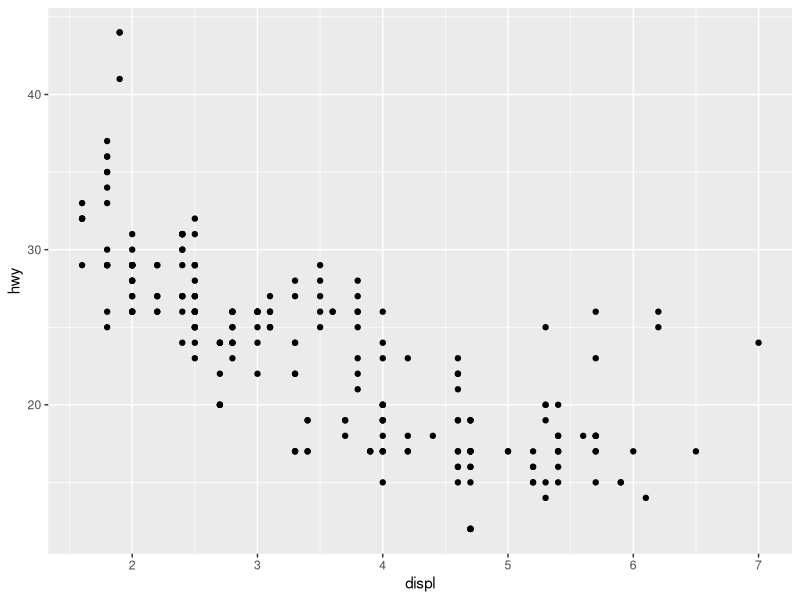
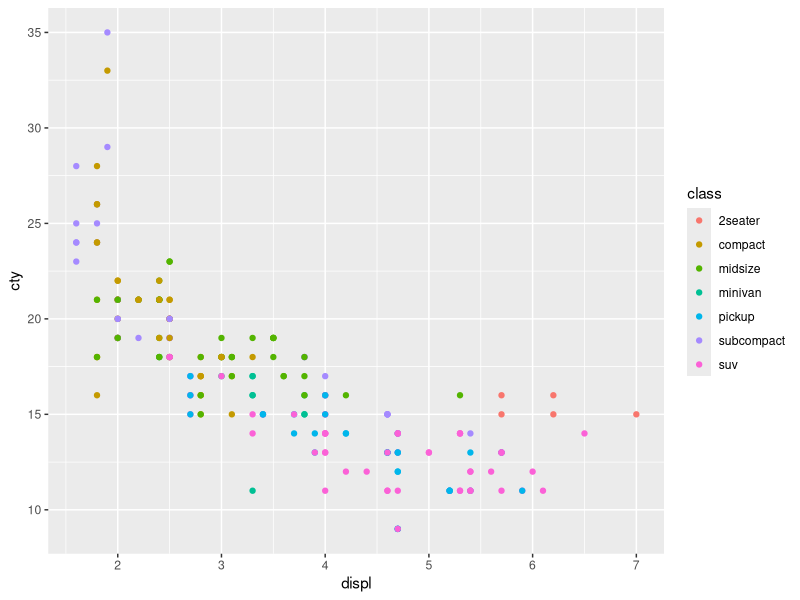
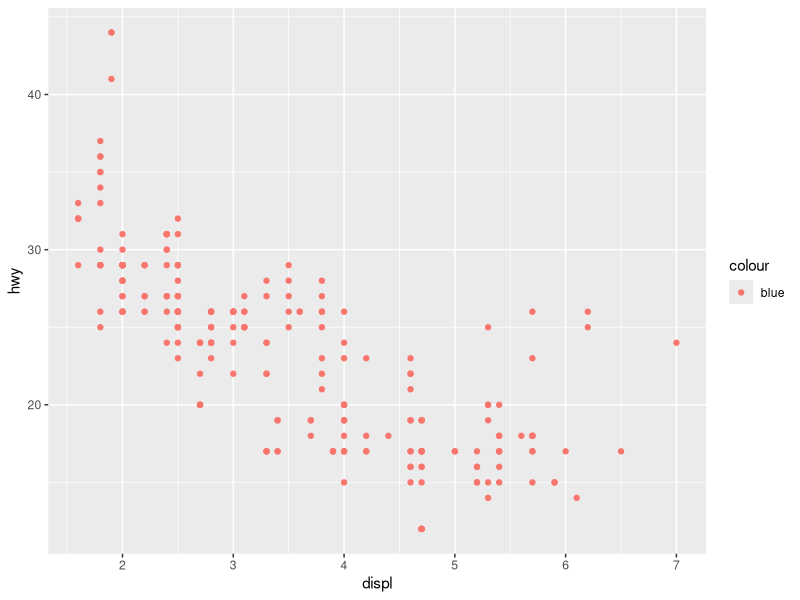
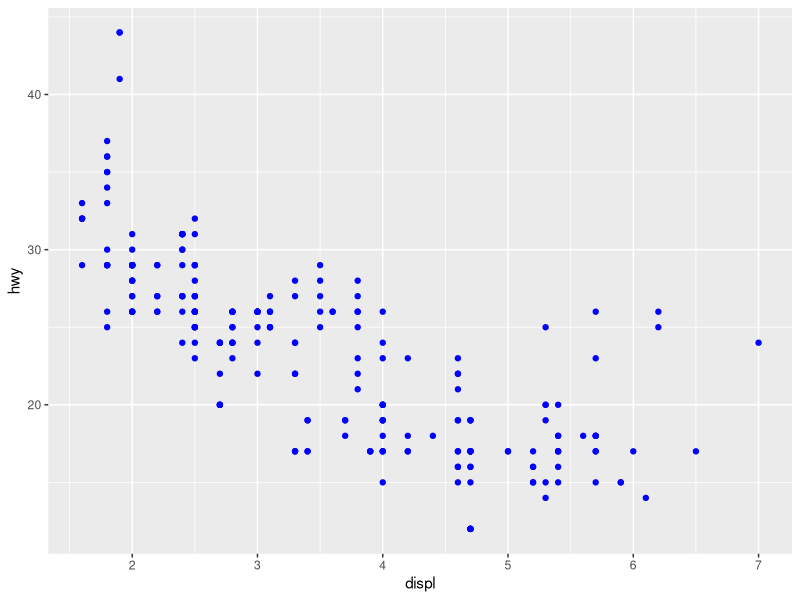

Generate these figures, in order, with R:
require(data.table)
require(ggplot2)
require(dplyr)

mpg

# 1.) List fine functions that you could use to get more information about the mpg dataset.

head(mpg)
summary(mpg)
View(mpg)
str(mpg)
glimpse(mpg)
class(mpg)

# 2.) How can you find out what other datasets are included with ggplot2?
pkg.data <- data(package = "ggplot2")
pkgs <- as.data.table(pkg.data$results)[,3:4]

pkgs

# 2.3
ggplot(mpg, aes(x = displ, y = hwy)) +
	geom_point()

# 2.4

ggplot(mpg, aes(displ, cty, colour = class)) +
	geom_point()

ggplot(mpg, aes(displ, hwy)) + geom_point(aes(colour = "blue"))
ggplot(mpg, aes(displ, hwy)) + geom_point(colour = "blue")
